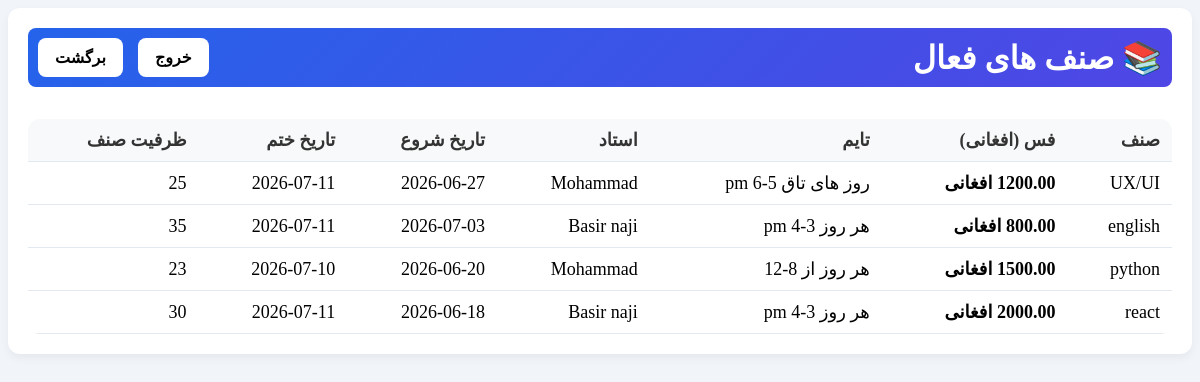
The page /admin/class_list.php (signed in) on the database its author committed.
### tables this page shows
CREATE TABLE `classes` (
  `id` int(11) NOT NULL,
  `course_id` int(11) NOT NULL,
  `teacher_id` int(11) NOT NULL,
  `class_room` varchar(50) DEFAULT NULL,
  `schedule` varchar(100) NOT NULL,
  `capacity` int(11) NOT NULL,
  `start_date` date DEFAULT NULL,
  `end_date` date DEFAULT NULL
);

CREATE TABLE `courses` (
  `id` int(11) NOT NULL,
  `title` varchar(150) NOT NULL,
  `description` text DEFAULT NULL,
  `price` decimal(10,2) NOT NULL,
  `duration` int(11) NOT NULL
);

CREATE TABLE `users` (
  `id` int(11) NOT NULL,
  `name` varchar(100) NOT NULL,
  `email` varchar(100) NOT NULL,
  `password` varchar(255) NOT NULL,
  `role` enum('student','admin','teacher','employ') NOT NULL,
  `create_at` date NOT NULL DEFAULT current_timestamp()
);

### admin/class_list.php (the view, shortened to what this page needs)
<?php
require_once '../db.php';
$res_classes=mysqli_query($conn,"SELECT classes.id AS class_id, courses.title, courses.price, classes.schedule, users.name, classes.start_date, classes.end_date, classes.capacity FROM courses JOIN classes ON courses.id=classes.course_id JOIN users ON classes.teacher_id=users.id WHERE classes.end_date >= curdate() ORDER BY class_id DESC");
?>
<!DOCTYPE html>
<html lang="fa" dir="rtl">
<head>
    <link rel="stylesheet" href="lists.css">
</head>
<body>
    <div id="courses-section" class="section-box">
    <h3> <div class="title">
        📚 صنف های فعال
    </div>
        <div class="button">
            <a href="../login.php">خروج</a>
            <a href="dashboard.php">برگشت</a>
        </div>
    </h3>
    <table>
        <thead>
            <tr>
                <th>صنف</th>
                <th>فس (افغانی)</th>
                <th> تایم</th>
                <th>استاد</th>
                <th>تاریخ شروع</th>
                <th>تاریخ ختم</th>
                <th>ظرفیت صنف</th>
            </tr>
        </thead>
        <tbody>
            <?php while($row = mysqli_fetch_assoc($res_classes)): ?>
                <tr>
                    <td><?php echo $row['title']; ?></td>
                    <td><strong><?php echo $row['price']; ?> افغانی </strong></td>
                    <td><?php echo $row['schedule']; ?> </td>
                    <td><?php echo $row['name']; ?> </td>
                    <td><?php echo $row['start_date']; ?></td>
                    <td><?php echo $row['end_date']; ?></td>
                    <td><?php echo $row['capacity']; ?></td>
                </tr>
            <?php endwhile; ?>
        </tbody>
    </table>
</div>
</body>
</html>

### admin/lists.css (style rules this page uses)
body { background-color: #f1f5f9; }
.section-box { background: #ffffff; padding: 20px; border-radius: 12px; box-shadow: 0 4px 10px rgba(0, 0, 0, 0.05); margin-bottom: 35px; scroll-margin-top: 20px; }
.section-box h3 { background: linear-gradient(135deg, #2563eb, #4f46e5); border-radius: 8px; margin-top: 0; color: white; padding: 10px 10px; padding-bottom: 10px; font-size: 32px; display: flex; justify-content: space-between; align-items: center; }
table { width: 100%; border-collapse: collapse; margin-top: 10px; border-radius: 12px; overflow: hidden; }
th, td { padding: 10px 12px; text-align: right; border-bottom: 1px solid #e2e8f0; font-size: 18px; }
th { background-color: #f8f9fa; color: #333; font-weight: bold; }
.button { display: flex; flex-direction: row; justify-content: space-between; align-items: center; gap: 15px; }
.button a { text-decoration: none; font-size: 16px; color: black; background-color: white; padding: 10px 17px; border-radius: 8px; }

### rows shown on the page
classes: course.title "UX/UI", schedule "روز های تاق 5-6 pm", teacher.name "Mohammad", start_date "2026-06-27", end_date "2026-07-11", capacity "25"
classes: course.title "english", schedule "هر روز 3-4 pm", teacher.name "Basir naji", start_date "2026-07-03", end_date "2026-07-11", capacity "35"
classes: course.title "python", schedule "هر روز از 8-12", teacher.name "Mohammad", start_date "2026-06-20", end_date "2026-07-10", capacity "23"
classes: course.title "react", schedule "هر روز 3-4 pm", teacher.name "Basir naji", start_date "2026-06-18", end_date "2026-07-11", capacity "30"
